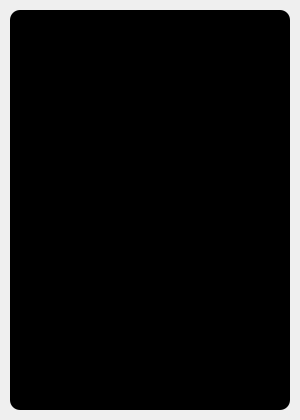
<?xml version="1.0" encoding="UTF-8"?>
<ui version="4.0">
 <class>Login</class>
 <widget class="QMainWindow" name="Login">
  <property name="geometry">
   <rect>
    <x>0</x>
    <y>0</y>
    <width>300</width>
    <height>420</height>
   </rect>
  </property>
  <property name="minimumSize">
   <size>
    <width>300</width>
    <height>420</height>
   </size>
  </property>
  <property name="maximumSize">
   <size>
    <width>300</width>
    <height>420</height>
   </size>
  </property>
  <property name="windowTitle">
   <string>Login. PyBlackBOX</string>
  </property>
  <property name="styleSheet">
   <string notr="true">#bg {
	background-color: rgb(0, 0, 0);
	border-radius: 10px;
}
QLabel {
	color:  rgb(121, 121, 121);
	padding-left: 10px;
	padding-top: 20px;
}
.QLineEdit {
	border: 3px solid rgb(47, 48, 50);
	border-radius: 15px;
	background-color: rgb(47, 48, 50);
	color: rgb(121, 121, 121);
	padding-left: 10px;
	padding-right: 10px;
	background-repeat: none;
	background-position: left center;
}
.QLineEdit:hover {
	color: rgb(230, 230, 230);
	border: 3px solid rgb(62, 63, 66);
}
.QLineEdit:focus {
	color: rgb(230, 230, 230);
	border: 3px solid rgb(189, 255, 0);
	background-color: rgb(14, 14, 15);
}</string>
  </property>
  <widget class="QWidget" name="centralwidget">
   <layout class="QVBoxLayout" name="verticalLayout">
    <property name="spacing">
     <number>0</number>
    </property>
    <property name="leftMargin">
     <number>10</number>
    </property>
    <property name="topMargin">
     <number>10</number>
    </property>
    <property name="rightMargin">
     <number>10</number>
    </property>
    <property name="bottomMargin">
     <number>10</number>
    </property>
    <item>
     <widget class="QFrame" name="bg">
      <property name="frameShape">
       <enum>QFrame::Shape::NoFrame</enum>
      </property>
      <property name="frameShadow">
       <enum>QFrame::Shadow::Raised</enum>
      </property>
      <widget class="QFrame" name="frame_widgets">
       <property name="geometry">
        <rect>
         <x>0</x>
         <y>70</y>
         <width>280</width>
         <height>720</height>
        </rect>
       </property>
       <property name="minimumSize">
        <size>
         <width>280</width>
         <height>720</height>
        </size>
       </property>
       <property name="frameShape">
        <enum>QFrame::Shape::NoFrame</enum>
       </property>
       <property name="frameShadow">
        <enum>QFrame::Shadow::Raised</enum>
       </property>
       <layout class="QVBoxLayout" name="verticalLayout_2">
        <property name="spacing">
         <number>5</number>
        </property>
        <property name="leftMargin">
         <number>20</number>
        </property>
        <property name="topMargin">
         <number>10</number>
        </property>
        <property name="rightMargin">
         <number>20</number>
        </property>
        <property name="bottomMargin">
         <number>10</number>
        </property>
        <item>
         <widget class="QFrame" name="preloader">
          <property name="minimumSize">
           <size>
            <width>240</width>
            <height>240</height>
           </size>
          </property>
          <property name="maximumSize">
           <size>
            <width>260</width>
            <height>260</height>
           </size>
          </property>
          <property name="frameShape">
           <enum>QFrame::Shape::NoFrame</enum>
          </property>
          <property name="frameShadow">
           <enum>QFrame::Shadow::Raised</enum>
          </property>
         </widget>
        </item>
        <item>
         <spacer name="verticalSpacer">
          <property name="orientation">
           <enum>Qt::Orientation::Vertical</enum>
          </property>
          <property name="sizeHint" stdset="0">
           <size>
            <width>20</width>
            <height>40</height>
           </size>
          </property>
         </spacer>
        </item>
        <item>
         <widget class="QFrame" name="logo">
          <property name="minimumSize">
           <size>
            <width>0</width>
            <height>260</height>
           </size>
          </property>
          <property name="styleSheet">
           <string notr="true">#logo {
	border-radius: 10px;
	background-image: url(:/images_svg/images/images_svg/wechat.svg);
	background-position: center;
	background-repeat: no-repeat;
}</string>
          </property>
          <property name="frameShape">
           <enum>QFrame::Shape::NoFrame</enum>
          </property>
          <property name="frameShadow">
           <enum>QFrame::Shadow::Raised</enum>
          </property>
         </widget>
        </item>
        <item>
         <widget class="QLabel" name="user_description">
          <property name="styleSheet">
           <string notr="true">background: transparent;</string>
          </property>
          <property name="text">
           <string>Login (pass: 123456):</string>
          </property>
         </widget>
        </item>
        <item>
         <widget class="QLineEdit" name="username">
          <property name="minimumSize">
           <size>
            <width>0</width>
            <height>30</height>
           </size>
          </property>
          <property name="maximumSize">
           <size>
            <width>16777215</width>
            <height>40</height>
           </size>
          </property>
          <property name="placeholderText">
           <string>Username</string>
          </property>
         </widget>
        </item>
        <item>
         <widget class="QLineEdit" name="password">
          <property name="minimumSize">
           <size>
            <width>0</width>
            <height>30</height>
           </size>
          </property>
          <property name="maximumSize">
           <size>
            <width>16777215</width>
            <height>40</height>
           </size>
          </property>
          <property name="echoMode">
           <enum>QLineEdit::EchoMode::Password</enum>
          </property>
          <property name="placeholderText">
           <string>Password</string>
          </property>
         </widget>
        </item>
       </layout>
      </widget>
     </widget>
    </item>
   </layout>
  </widget>
 </widget>
 <resources>
  <include location="../../resources/resources.qrc"/>
 </resources>
 <connections/>
</ui>
